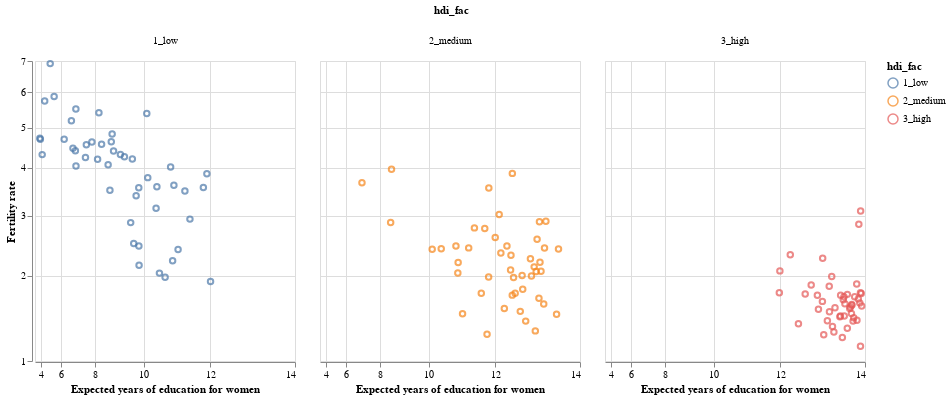

The cell this chart's notebook holds for it:
### Markdown cell above
#### Answer

*Based off the charts below, it seems like a negative association does not hold steady for each human development level. For low hdi, we see an obvious negative association and for medium, it looks a little negative but not that strong. However for the high human development level data, there seems to be no associations between the exepcted educations years and fertility.*

### Code cell
# facet by hdi level (not required but useful)
scatter_scaled.properties(width = 260).facet(
    column = 'hdi_fac')

### Figure 1 — Vega-Lite specification as saved in the notebook (floating-point values rounded to 4 significant figures; data arrays with more than 128 entries replaced by an {"elided": "..."} marker saying what was removed)
{"config": {"view": {"continuousWidth": 400, "continuousHeight": 300}}, "data": {"name": "data-b3c092442e4a4a8ffc723915aa716589"}, "facet": {"column": {"type": "nominal", "field": "hdi_fac"}}, "spec": {"mark": "point", "encoding": {"color": {"type": "nominal", "field": "hdi_fac"}, "x": {"type": "quantitative", "field": "educ_expected_yrs_f", "scale": {"exponent": 2.5, "type": "pow", "zero": false}, "title": "Expected years of education for women"}, "y": {"type": "quantitative", "field": "fertility_total", "scale": {"exponent": 0.3333, "type": "pow", "zero": false}, "title": "Fertility rate"}}, "width": 260}, "$schema": "https://vega.github.io/schema/vega-lite/v4.0.2.json", "datasets": {"data-b3c092442e4a4a8ffc723915aa716589": {"elided": "139 records"}}}
